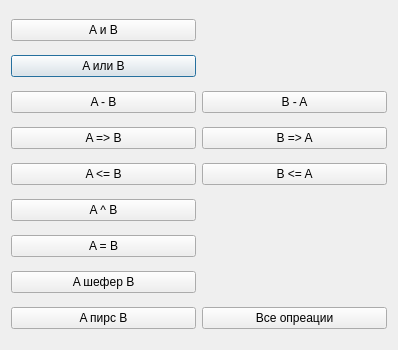
<?xml version="1.0" encoding="UTF-8"?>
<ui version="4.0">
 <class>BinaryDialog</class>
 <widget class="QDialog" name="BinaryDialog">
  <property name="geometry">
   <rect>
    <x>0</x>
    <y>0</y>
    <width>398</width>
    <height>350</height>
   </rect>
  </property>
  <property name="windowTitle">
   <string>Бинарные операции</string>
  </property>
  <layout class="QGridLayout" name="gridLayout_2">
   <item row="1" column="0">
    <widget class="QPushButton" name="aOrB">
     <property name="text">
      <string>A или B</string>
     </property>
    </widget>
   </item>
   <item row="2" column="1">
    <widget class="QPushButton" name="bMinusA">
     <property name="text">
      <string>B - A</string>
     </property>
    </widget>
   </item>
   <item row="3" column="0">
    <widget class="QPushButton" name="aImpB">
     <property name="text">
      <string>A =&gt; B</string>
     </property>
    </widget>
   </item>
   <item row="8" column="0">
    <widget class="QPushButton" name="pirs">
     <property name="text">
      <string>A пирс B</string>
     </property>
    </widget>
   </item>
   <item row="7" column="0">
    <widget class="QPushButton" name="sheph">
     <property name="text">
      <string>A шефер B</string>
     </property>
    </widget>
   </item>
   <item row="0" column="0">
    <widget class="QPushButton" name="aAndB">
     <property name="text">
      <string>A и B</string>
     </property>
    </widget>
   </item>
   <item row="5" column="0">
    <widget class="QPushButton" name="aXorB">
     <property name="text">
      <string>A ^ B</string>
     </property>
    </widget>
   </item>
   <item row="3" column="1">
    <widget class="QPushButton" name="bImpA">
     <property name="text">
      <string>B =&gt; A</string>
     </property>
    </widget>
   </item>
   <item row="6" column="0">
    <widget class="QPushButton" name="aEqB">
     <property name="text">
      <string>A = B</string>
     </property>
    </widget>
   </item>
   <item row="2" column="0">
    <widget class="QPushButton" name="aMinusB">
     <property name="text">
      <string>A - B</string>
     </property>
    </widget>
   </item>
   <item row="4" column="0">
    <widget class="QPushButton" name="aCoimpB">
     <property name="text">
      <string>A &lt;= B</string>
     </property>
    </widget>
   </item>
   <item row="4" column="1">
    <widget class="QPushButton" name="bCoimpA">
     <property name="text">
      <string>B &lt;= A</string>
     </property>
    </widget>
   </item>
   <item row="8" column="1">
    <widget class="QPushButton" name="allOperations">
     <property name="text">
      <string>Все опреации</string>
     </property>
    </widget>
   </item>
  </layout>
 </widget>
 <resources/>
 <connections/>
</ui>
